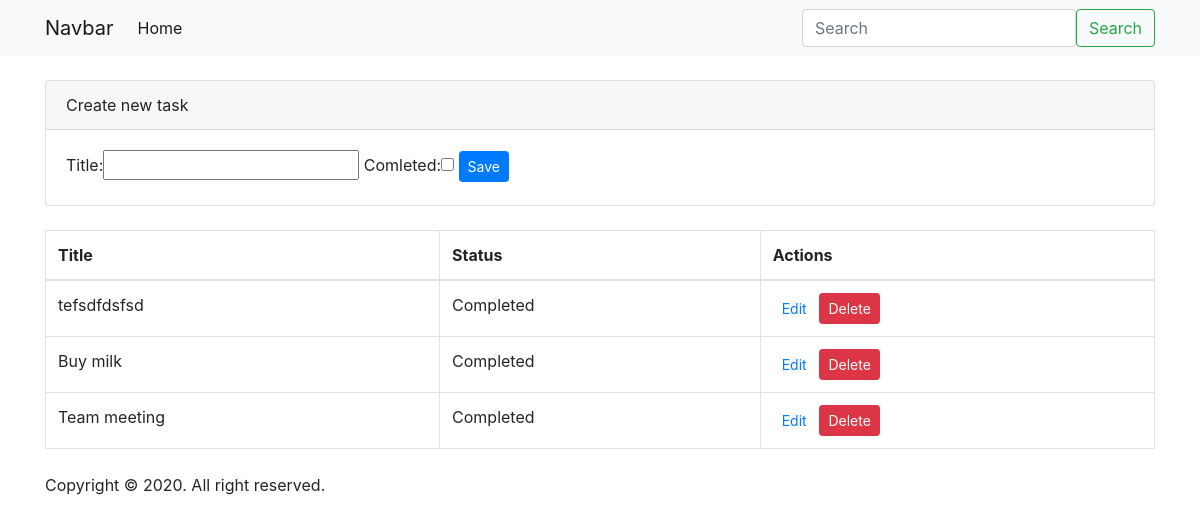
Page /todo/ on the earlier database version.
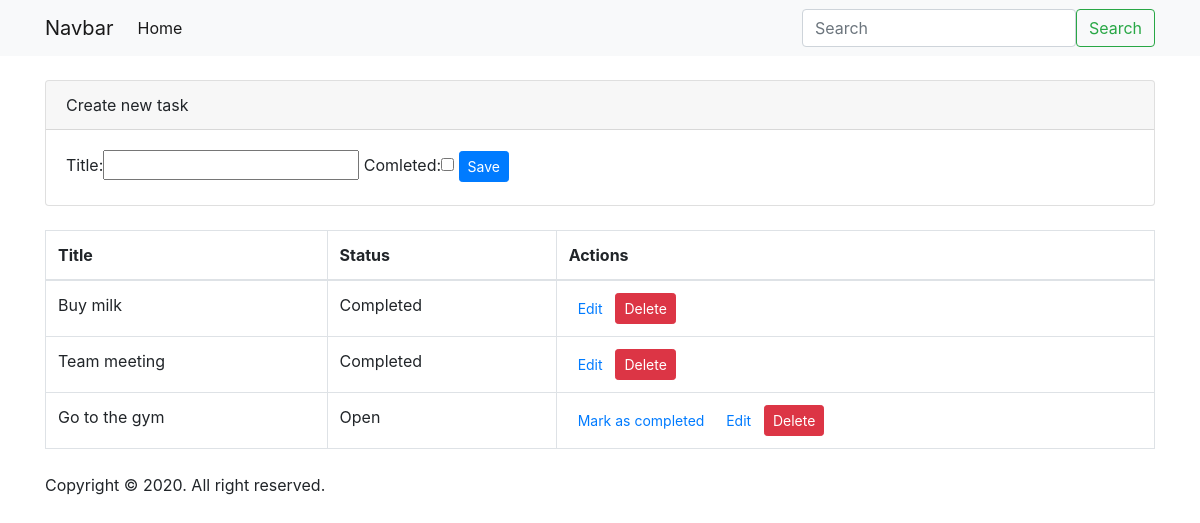
Same page on the later database version.
### todo/models.py (models this page shows, shortened)
class Todo(models.Model):
    title = models.CharField(max_length=100)
    comleted = models.BooleanField(default=False)

### todo/views.py (the view)
# urls.py: path('', views.index, name="home"),
def index(request):
    todos = Todo.objects.all()
    form = TodoForm
    context = {
        'form': form,
        'todos': todos
    }
    return render(request, 'todo/index.html', context)

### todo/templates/todo/index.html (shortened to what this page needs)
{% extends 'todo/master.html' %}
{% block content %}
    <div class="container my-4">
        <div class="card">
            <div class="card-header">
                Create new task
            </div>
            <div class="card-body">
                <form action="{% url 'create' %}" method="POST" enctype="multipart/form-data">
                    {{ form }}
                    <button type="submit" class="btn btn-sm btn-primary">
                        Save
                    </button>
                </form>
            </div>
        </div>
    </div>
    <div class="container my-4">
        {% if todos %}
        <table class="table table-bordered">
            <thead>
                <tr>
                    <th>Title</th>
                    <th>Status</th>
                    <th>Actions</th>
                </tr>
            </thead>
            <tbody>
                {% for todo in todos %}
                <tr>
                    <td>{{ todo.title }}</td>
                    <td>{% if todo.comleted %} Completed {% else %} Open {% endif %}</td>
                    <th>
                        {% if todo.comleted == False %}
                        <a href="{% url 'mark-as-completed' todo.id %}" class="btn btn-sm btn-link">Mark as completed</a>
                        {% endif %}
                        <a href="{% url 'update' todo.id %}" class="btn btn-sm btn-link">Edit</a>
                        <a href="{% url 'delete' todo.id %}" class="btn btn-sm btn-danger" onclick="return confirm('Are you sure?');">Delete</a>
                    </th>
                </tr>
                {% endfor %}
            </tbody>
        </table>
        {% endif %}
    </div>
{% endblock %}

### todo/templates/todo/master.html (shortened to what this page needs)
<!DOCTYPE html>
<html lang="en">
<head>
    <link rel="stylesheet" href="https://stackpath.bootstrapcdn.com/bootstrap/4.3.1/css/bootstrap.min.css">
</head>
<body>
    <nav class="navbar navbar-expand-lg navbar-light bg-light">
        <div class="container">
          <a class="navbar-brand" href="#">Navbar</a>
          <div class="collapse navbar-collapse" id="navbarSupportedContent">
            <ul class="navbar-nav me-auto mb-2 mb-lg-0">
              <li class="nav-item">
                <a class="nav-link active" aria-current="page" href="{% url 'home' %}">Home</a>
              </li>
            </ul>
            <form method="POST" action="{% url 'search-todos' %}" class="d-flex ml-auto">
              <input class="form-control me-2" type="search" name="search" placeholder="Search" aria-label="Search">
              <button class="btn btn-outline-success" type="submit">Search</button>
            </form>
          </div>
        </div>
      </nav>
    {% block content %}{% endblock %}
    <div class="container mt-4">
        Copyright &copy; 2020. All right reserved.
    </div>
</body>
</html>

Differences in the rows shown:
removed Todo: title "tefsdfdsfsd", comleted "Completed"
added Todo: title "Go to the gym", comleted "Open"
